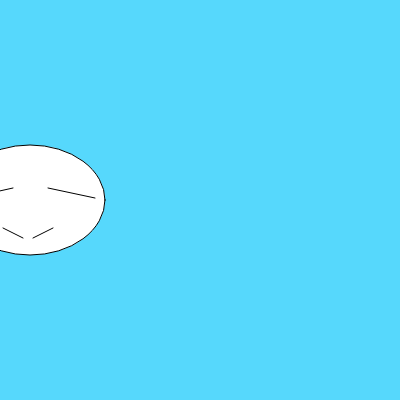
Frame 1 (no input)
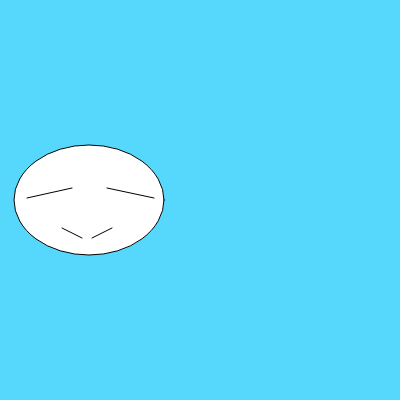
Frame 60 (no input)
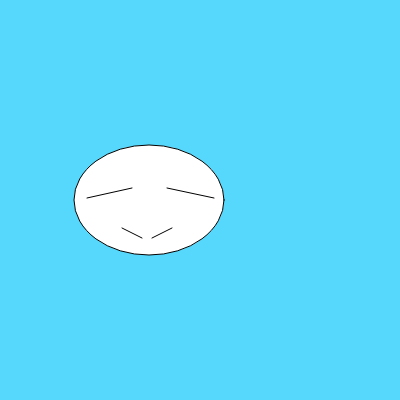
Frame 120 (the mouse pressed at the canvas centre since frame 60)

The p5.js sketch that drew these frames (run headless with seeded random() and noise() and a simulated clock; from frame 60 on, the mouse is pressed at the canvas centre):

// p5.js sketch
// ── sketch.js
let x = 30;
let xPos = -202;

function setup() {
  createCanvas(400, 400);
}

function draw() {
  
  background(86,216,252);
  ellipse(x,200,150,110);
  
  translate(xPos,-2)
  line(215,190,170,200)
  
  translate(80,-10)
  line(217,210,170,200)
  
  translate(75,50)
  line(50,190, 70, 200)

  line(100,190,80,200)

  x = x + 1;
  xPos = xPos + 1;
  
}
// ── style.css
.navbar {
    list-style: none;
    background-color: aquamarine;
    margin: 0px auto;
    padding: 10px 0px
    width: auto;
    text-align: center;
    opacity: 40%;
}

.navbar li {
    display:inline;
}

.navbar a {
    text-decoration: none;
    padding: 10px 59px;
    font-size: 24px;
}

.navbar a:hover {
    background-color: lightpink;
    padding: 10px 59px;
}

#container {
    text-align: center;
    background-color: #56D8FC;
    font-family: monospace;
    font-size: 25px;
    color: black;
    border: 10px solid lightblue;
    width: 85%;
    height: 750px;
    margin: 0px auto;
    overflow: auto;
}

#image {
    position: relative;
    top: 0px;
    float:inherit;
}


canvas {
    position:absolute;
    top: 50px;
    right: 1088px;
   
}
